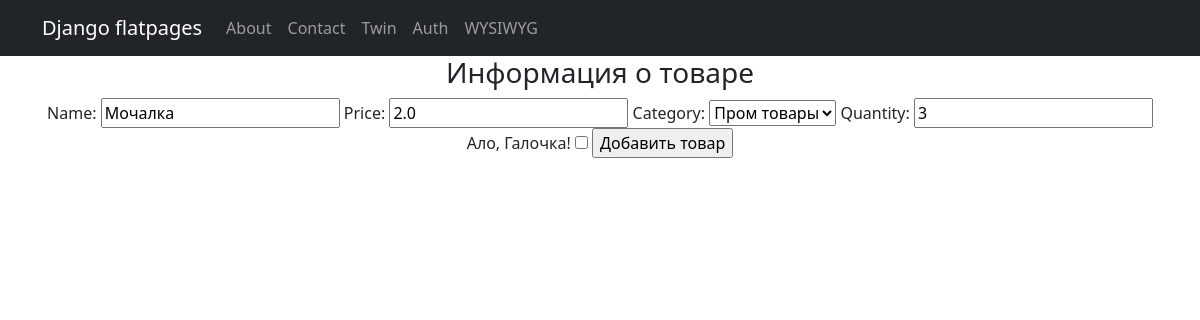
The app's page /products/create/2 with its own data.
### simpleapp/models.py (models this page shows, shortened)
class Product(models.Model):
    name = models.CharField(max_length=200)
    description = models.TextField()
    quantity = models.IntegerField(validators=[MinValueValidator(0, 'Quantity should be >= 0')])
    price = models.FloatField(validators=[MinValueValidator(0.0, 'Price should be >= 0.0')])
    category = models.ForeignKey('Category', on_delete=models.CASCADE)

class Category(models.Model):
    name = models.CharField(max_length=200)
    def __str__(self):
        return f'{self.name}'

### simpleapp/views.py (the view)
# urls.py: path('create/<int:pk>', ProductUpdateView.as_view(), name='product_update'),
class ProductUpdateView(UpdateView):
    template_name = 'sample_app/product_create.html'
    form_class = ProductForm
    def get_object(self, **kwargs):
        id = self.kwargs.get('pk')
        return Product.objects.get(pk=id)

### simpleapp/forms.py
class ProductForm(ModelForm):
    check_box = BooleanField(label='Ало, Галочка!')
    class Meta:
        model = Product
        fields = ['name', 'price', 'category', 'quantity', 'check_box']

### templates/sample_app/product_create.html (shortened to what this page needs)
{% extends 'flatpages/default.html' %}
{% block content %}
<h3>Информация о товаре</h3>
<form method="POST">
    {{ form }}
    <input type="submit" value="Добавить товар">
</form>
{% endblock content %}

### records on screen
Product: name "Мочалка", price "2.0", category "Пром товары", quantity "3"
